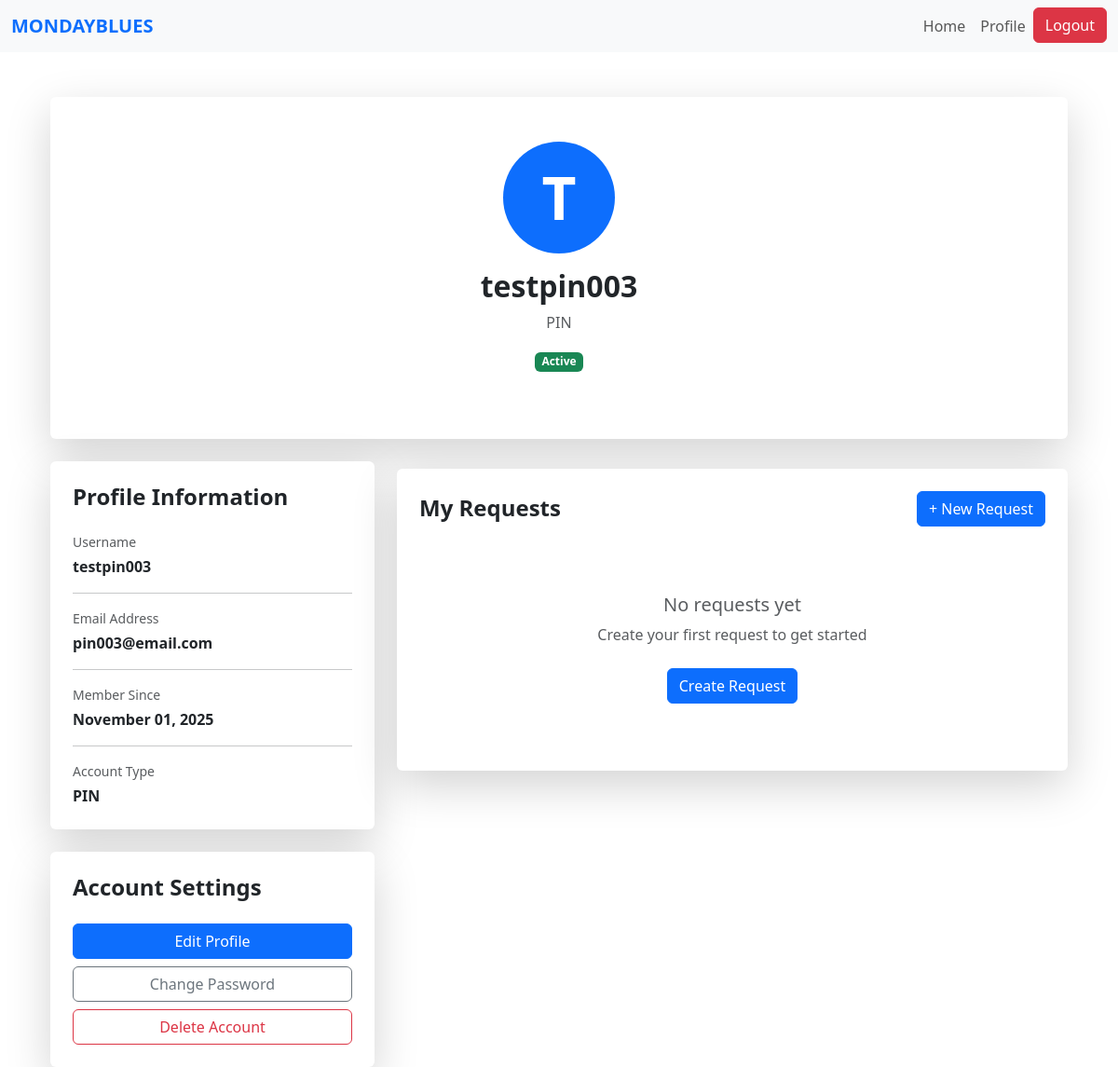
The app's page /pin/profile (signed in), older data.
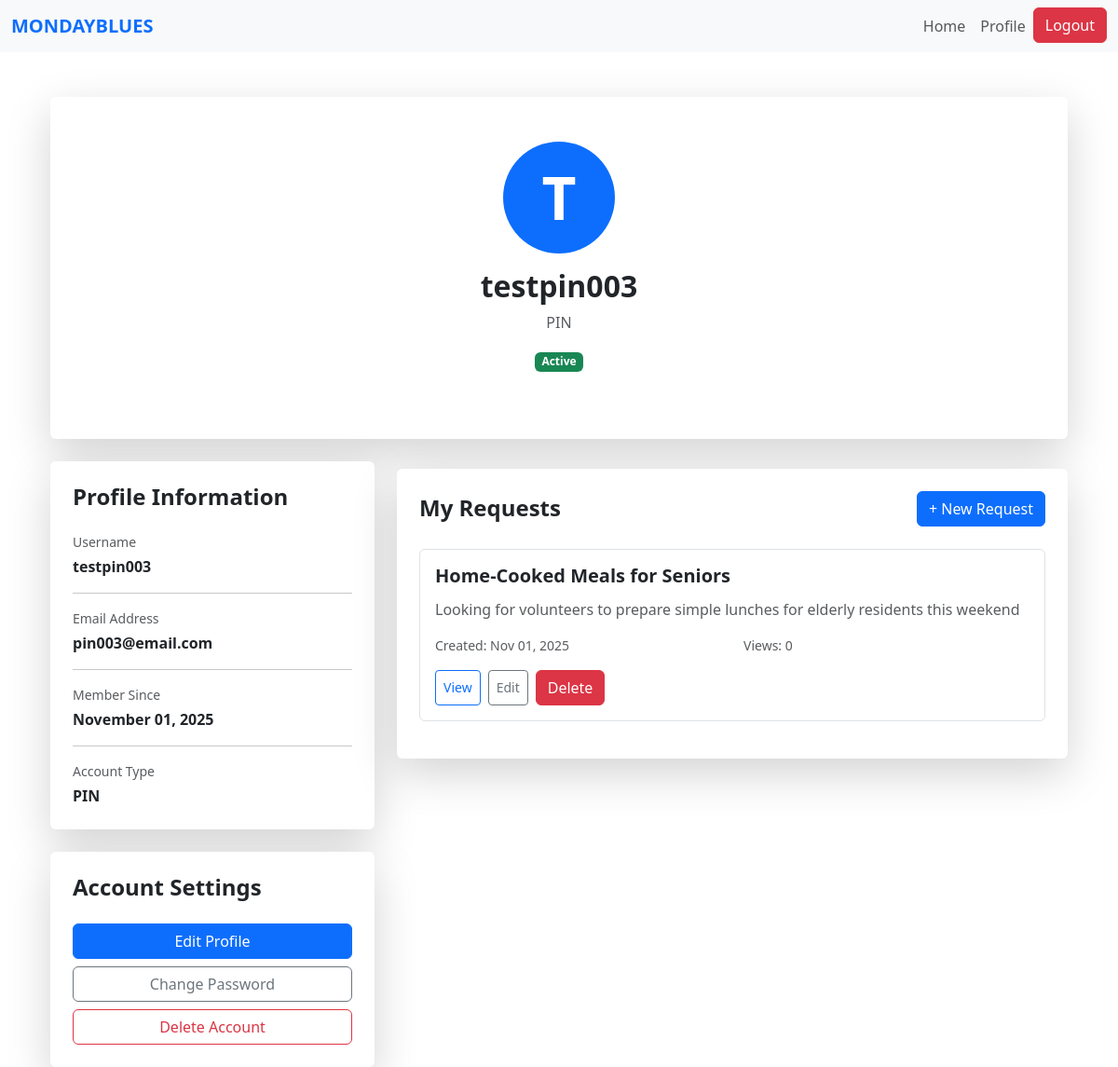
The same page, newer data.
### website/models.py (models this page shows)
class Request(db.Model):
    id = db.Column(db.Integer, primary_key=True)
    title = db.Column(db.String(150), nullable=False)
    description = db.Column(db.Text, nullable=False)
    category_id = db.Column(db.Integer, db.ForeignKey('category.id'), nullable=False)
    category = db.relationship('Category', backref='requests')
    status = db.Column(db.String(20), default='Pending')  # Pending, Accepted, Completed
    scheduled_datetime = db.Column(db.DateTime, nullable=False)
    view_count = db.Column(db.Integer, default=0)
    date_created = db.Column(db.DateTime, default=datetime.utcnow)
    user_id = db.Column(db.Integer, db.ForeignKey('user.id'), nullable=False)
    volunteer_id = db.Column(db.Integer, db.ForeignKey('volunteer.id'), nullable=True)
    user = db.relationship('User', backref=db.backref('requests', lazy=True, cascade='all, delete-orphan'), lazy=True)
    volunteer = db.relationship('Volunteer', backref=db.backref('assigned_requests', lazy=True), lazy=True)

### website/pin.py (the view)
@pin.route('/pin/profile')
@login_required
def pin_profile():
    if current_user.role != 'PIN':
        flash('Access denied.', 'danger')
        return redirect(url_for('views.home'))
    requests = Request.query.filter_by(user_id=current_user.id).order_by(Request.date_created.desc()).all()
    return render_template("pin_profile.html", requests=requests)

### website/templates/pin_profile.html (shortened to what the changed rows need)
{% extends "base.html" %}
{% block content %}
<div class="container mt-5">
    <div class="row justify-content-center">
        <div class="col-md-10 col-lg-12">
            <div class="card shadow-lg border-0 mb-4">
                <div class="card-body p-5">
                    <div class="text-center mb-4">
                        <h2 class="fw-bold mb-2">{{ current_user.name }}</h2>
                    </div>
                </div>
            </div>
            <div class="row">
                <div class="col-lg-8 mt-2">
                    <div class="card shadow-lg border-0">
                        <div class="card-body p-4">
                            {% if current_user.status == "Pending" or current_user.status == "Suspended" %}
                                <div class="text-center py-5">
                                    <i class="bi bi-lock" style="font-size: 4rem; color: #ccc;"></i>
                                    <h4 class="fw-bold mt-3">Account Pending or Suspended</h4>
                                    <p class="text-muted">
                                        Your account is currently inactive. Please contact the administrator or wait for approval before creating requests.
                                    </p>
                                </div>
                            {% else %}
                                {% if requests %}
                                    {% for request in requests %}
                                        <div class="card mb-3 border">
                                            <div class="card-body">
                                                <div class="d-flex justify-content-between align-items-start mb-2">
                                                    <h5 class="fw-bold mb-1">{{ request.title }}</h5>
                                                </div>
                                                <p class="text-muted mb-3">
                                                    {{ request.description[:100] }}{% if request.description|length > 100 %}...{% endif %}
                                                </p>
                                                <div class="row text-muted small mb-3">
                                                    <div class="col-md-6">
                                                         Created: {{ request.date_created.strftime('%b %d, %Y') }}
                                                    </div>
                                                    <div class="col-md-6">
                                                         Views: {{ request.view_count }}
                                                    </div>
                                                </div>
                                                <div class="d-flex gap-2">
                                                    <button class="btn btn-sm btn-outline-primary" onclick="location.href='/request/{{ request.id }}'">View</button>
                                                    {% if request.status == 'Completed' %}
                                                        <button class="btn btn-sm btn-outline-success" onclick="location.href='/request/{{ request.id }}/review'">Review</button>
                                                    {% else %}
                                                        <button class="btn btn-sm btn-outline-secondary" onclick="location.href='/request/{{ request.id }}/edit'">Edit</button>
                                                    {% endif %}
                                                    <form action="{{ url_for('csr.delete_request', request_id=request.id) }}" method="POST" onsubmit="return confirm('Are you sure you want to delete this request?');">
                                                        <button class="btn btn-danger" type="submit">
                                                             Delete
                                                        </button>
                                                    </form>
                                                </div>
                                            </div>
                                        </div>
                                    {% endfor %}
                                {% else %}
                                    <div class="text-center py-5">
                                        <h5 class="text-muted">No requests yet</h5>
                                        <p class="text-muted">Create your first request to get started</p>
                                        <button class="btn btn-primary mt-2" onclick="location.href='/create-request'">Create Request</button>
                                    </div>
                                {% endif %}
                            {% endif %}
                        </div>
                    </div>
                </div>
            </div>
        </div>
    </div>
</div>
{% endblock %}

Row changes from the older to the newer data that the page shows:
added Request: title "Home-Cooked Meals for Seniors", description "Looking for volunteers to prepare simple lunches for elderly residents this weekend", date_created "Nov 01, 2025", view_count "0"
Text that changed along with them:
text no longer shown: "No requests yet Create your first request to get started Create Request"
